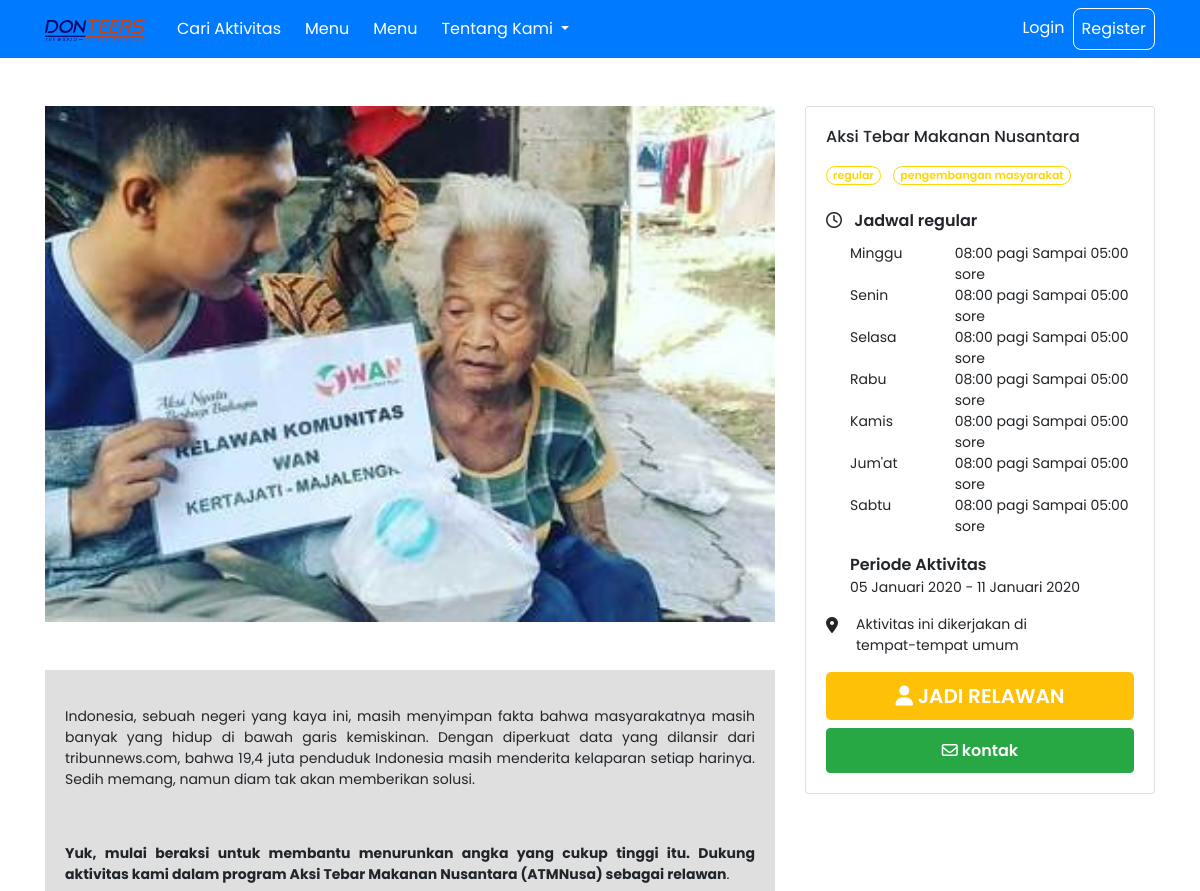
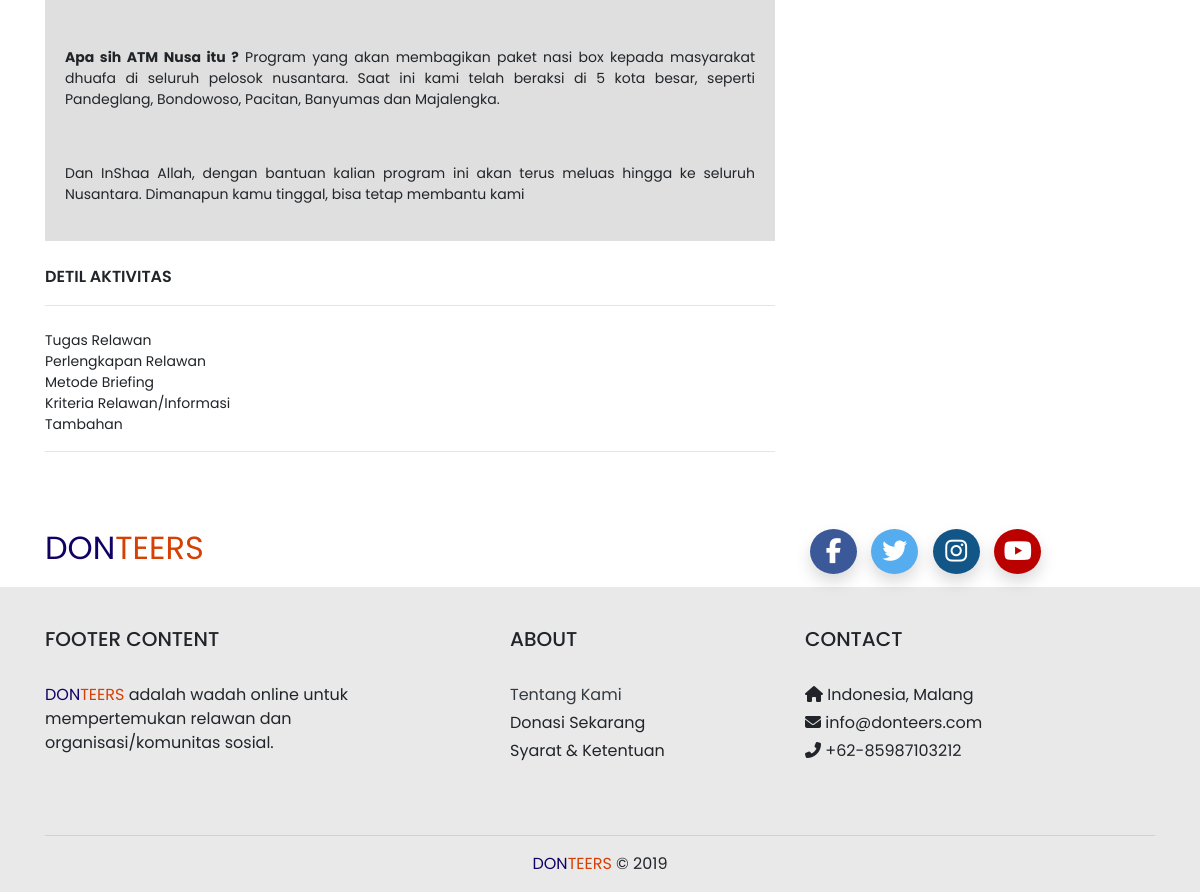
The app's page /activity.php?id=21 with its own data (2 pictures, top to bottom).
### tables this page shows
CREATE TABLE `activity` (
  `id` int(11) NOT NULL,
  `title` varchar(255) DEFAULT NULL,
  `description` text DEFAULT NULL,
  `location` varchar(255) DEFAULT NULL,
  `img` varchar(255) DEFAULT NULL,
  `category` varchar(255) DEFAULT NULL,
  `tipe` varchar(255) DEFAULT NULL,
  `startDate` date DEFAULT NULL,
  `endDate` date DEFAULT NULL,
  `startTime` time DEFAULT NULL,
  `endTime` time DEFAULT NULL
);

### date_helper.php (called while the page is built)
<?php
function month($month, $format = "mmmm"){
  if($format == "mmmm"){
    $fm = array("Januari","Februari","Maret","April","Mei","Juni","Juli","Agustus","September","Oktober","November","Desember");
  }elseif($format == "mmm"){
    $fm = array("Jan","Feb","Mar","Apr","Mei","Jun","Jul","Agu","Sep","Okt","Nov","Des");
  }
  return $fm[$month-1];
}
function day($day, $format = "dddd"){
  if($format == "dddd"){
    $fd = array("Senin","Selasa","Rabu","Kamis","Jum'at","Sabtu","Minggu");
  }elseif($format == "ddd"){
    $fd = array("Sen","Sel","Rab","Kam","Jum","Sab","Min");
  }
  return $fd[$day-1];
}
?>

### activity.php (the view, shortened to what this page needs)
<?php
include_once 'template/header.php';
include_once 'date_helper.php';
$id = isset($_GET['id']) ? $_GET['id'] : 0;
$query = mysqli_query($conn, "SELECT * FROM activity WHERE id='$id'");
$data = mysqli_fetch_assoc($query);
?>
<div class="container mt-5">
    <div class="row">
        <div class="col-md-8">
            <img src="admin/img/<?= $data['img'] ?>" alt="" class="img-fluid" width="100%">
            <div class="mt-5" style="padding: 20px;background-color:#DFDFDF;text-align: justify;font-weight:400; font-size: 14px;">
                <p class=""><?= $data['description'] ?></p>
            </div>
            <div class="mt-4">
                <p style="font-weight:600">DETIL AKTIVITAS</p>
            </div>
            <hr>
            <div class="mt-4" style="font-weight:400; font-size: 14px;">
                <div class="row">
                    <div class="col-md-4">
                        Tugas Relawan
                    </div>
                    <div class="col-md-8">
                    </div>
                </div>
                <div class="row">
                    <div class="col-md-4">
                        Perlengkapan Relawan
                    </div>
                    <div class="col-md-8">
                    </div>
                </div>
                <div class="row">
                    <div class="col-md-4">
                        Metode Briefing
                    </div>
                    <div class="col-md-8">
                    </div>
                </div>
                <div class="row">
                    <div class="col-md-4">
                        Kriteria Relawan/Informasi Tambahan
                    </div>
                    <div class="col-md-8">
                    </div>
                </div>
            </div>
            <hr>
        </div>
        <div class="col-md-4">
            <div id="side-menu">
                <div class="card">
                    <div class="card-body">
                        <h6 class="card-title"><?= $data['title'] ?></h6>
                        <?php if ($data['tipe'] == 'project') { ?>
                            <span class="my-2 mr-2 badge badge-pill badge-success badge-outlined"><?= $data['tipe'] ?></span>
                            <span class="my-2 badge badge-pill badge-success badge-outlined"><?= $data['category'] ?></span>
                        <?php } else if ($data['tipe'] == 'regular') { ?>
                            <span class="my-2 mr-2 badge badge-pill badge-warning badge-outlined"><?= $data['tipe'] ?></span>
                            <span class="my-2 badge badge-pill badge-warning badge-outlined"><?= $data['category'] ?></span>
                        <?php } else if ($data['tipe'] == 'event') { ?>
                            <span class="my-2 mr-2 badge badge-pill badge-danger badge-outlined"><?= $data['tipe'] ?></span>
                            <span class="my-2 badge badge-pill badge-danger badge-outlined"><?= $data['category'] ?></span>
                        <?php } ?>
                        <div class="mt-3">
                            <i class="far fa-clock"></i>
                            <span class="ml-2" style="font-weight: 600">Jadwal <?= $data['tipe'] ?></span>
                        </div>
                        <ul class="ml-4 list-unstyled" style="padding-top:10px; font-size: 14px;">
                            <li>
                                <div class="row">
                                    <?php
                                    $start_date = $data['startDate'];
                                    $end_date = $data['endDate'];
                                    while (strtotime($start_date) <= strtotime($end_date)) {
                                        $timestamp = strtotime($start_date);
                                        $day = day(date('N', $timestamp));
                                    ?>
                                        <div class="col-md-4">
                                            <?= $day; ?>
                                        </div>
                                        <div class="col-md-8">
                                            <?php echo date("h:i", strtotime($data['startTime'])) . " pagi" . " Sampai " . date("h:i", strtotime($data['endTime'])) . " sore "
                                            ?>
                                        </div>
                                    <?php
                                        $start_date = date("Y-m-d", strtotime("+1 days", strtotime($start_date)));
                                    } ?>
                                </div>
                            </li>
                        </ul>
                        <div class="ml-4" style="font-weight: 600">
                            Periode Aktivitas
                        </div>
                        <div class="ml-4" style="font-size: 14px;">
                            <?php
                            echo date("d", strtotime($data['startDate'])) . " " . month(date("n", strtotime($data['startDate']))) . " " . date("Y", strtotime($data['startDate']));
                            ?>
                            -
                            <?php
                            echo date("d", strtotime($data['endDate'])) . " " . month(date("n", strtotime($data['endDate']))) . " " . date("Y", strtotime($data['endDate']));
                            ?>
                        </div>
                        <div class="mt-3">
                            <div class="row">
                                <div class="col-md-1">
                                    <i class="fas fa-map-marker-alt"></i> <span class="ml-1">
                                </div>
                                <div class="col-md-8" style="font-size: 14px;">
                                    <?= $data['location'] ?></span>
                                </div>
                            </div>
                        </div>
                        <div class="mt-3">
                            <?php if (isset($_SESSION['email'])) { ?>
                                <button class="btn btn-lg btn-warning btn-block text-white" style="font-weight: 600" data-toggle="modal" data-target="#modalRelawan"><i class="fas fa-user"></i> JADI RELAWAN</button>
                            <?php } else { ?>
                                <button class="btn btn-lg btn-warning btn-block text-white" style="font-weight: 600" id="not-login" data-toggle="modal" data-target="#modallogin"><i class="fas fa-user"></i> JADI RELAWAN</button>
                            <?php } ?>
                        </div>
                        <div class="mt-2">
                            <button class="btn btn-success text-white btn-block" style="font-weight: 600; height:45px;"><i class="far fa-envelope"></i>
                                kontak
                            </button>
                        </div>
                    </div>
                </div>
            </div>
        </div>
    </div>
</div>
<br>
<br>
<?php
include_once 'template/footer.php';
?>

### assets/css/style.css (style rules this page uses)
body { font-family: "Poppins", sans-serif; margin: 0 auto; height: 100%; }
.badge { display: inline-block; font-size: 11px; font-weight: 600; padding: 3px 6px; border: 1px solid transparent; min-width: 10px; line-height: 1; color: #fff; text-align: center; white-space: nowrap; vertical-align: middle; border-radius: 99999px }
.badge.badge-warning { background-color: #FFD600 }
.badge.badge-outlined { background-color: transparent }
.badge.badge-outlined.badge-warning { border-color: #FFD600; color: #FFD600 }
#side-menu { overflow: auto; position: -webkit-sticky; position: sticky; top: 5%; }

### records on screen
activity: img (picture), description "Indonesia, sebuah negeri yang kaya ini, masih menyimpan fakta bahwa masyarakatnya masih banyak yang hidup di bawah garis kemiskinan. Dengan diperkuat data yang dilansir dari tribunnews.com, bahwa 19,4 juta penduduk Indonesia masih menderita kelaparan setiap harinya. Sedih memang, namun diam tak akan memberikan solusi. Yuk, mulai beraksi untuk membantu menurunkan angka yang cukup tinggi itu. Dukung aktivitas kami dalam program Aksi Tebar Makanan Nusantara (ATMNusa) sebagai relawan . Apa sih ATM Nusa itu ? Program yang akan membagikan paket nasi box kepada masyarakat dhuafa di seluruh pelosok nusantara. Saat ini kami telah beraksi di 5 kota besar, seperti Pandeglang, Bondowoso, Pacitan,…", title "Aksi Tebar Makanan Nusantara", tipe "regular", category "pengembangan masyarakat", startDate "Minggu", startTime "08:00", endTime "05:00", startDate "Senin", startDate "Selasa", startDate "Rabu", startDate "Kamis", startDate "Jum'at", startDate "Sabtu", startDate "05", startDate "Januari", startDate "2020", endDate "11", endDate "Januari", endDate "2020", location "Aktivitas ini dikerjakan di tempat-tempat umum"
